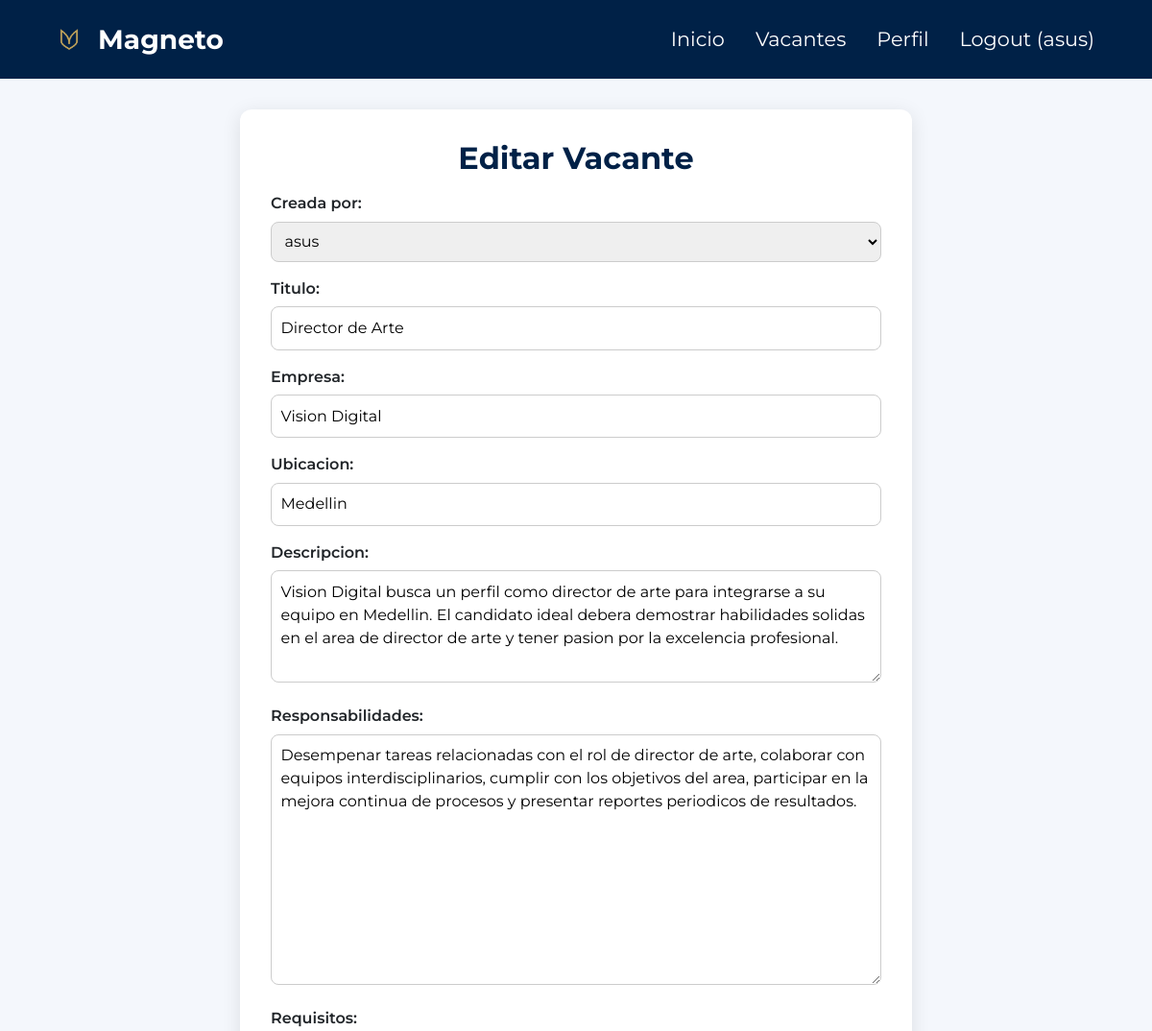
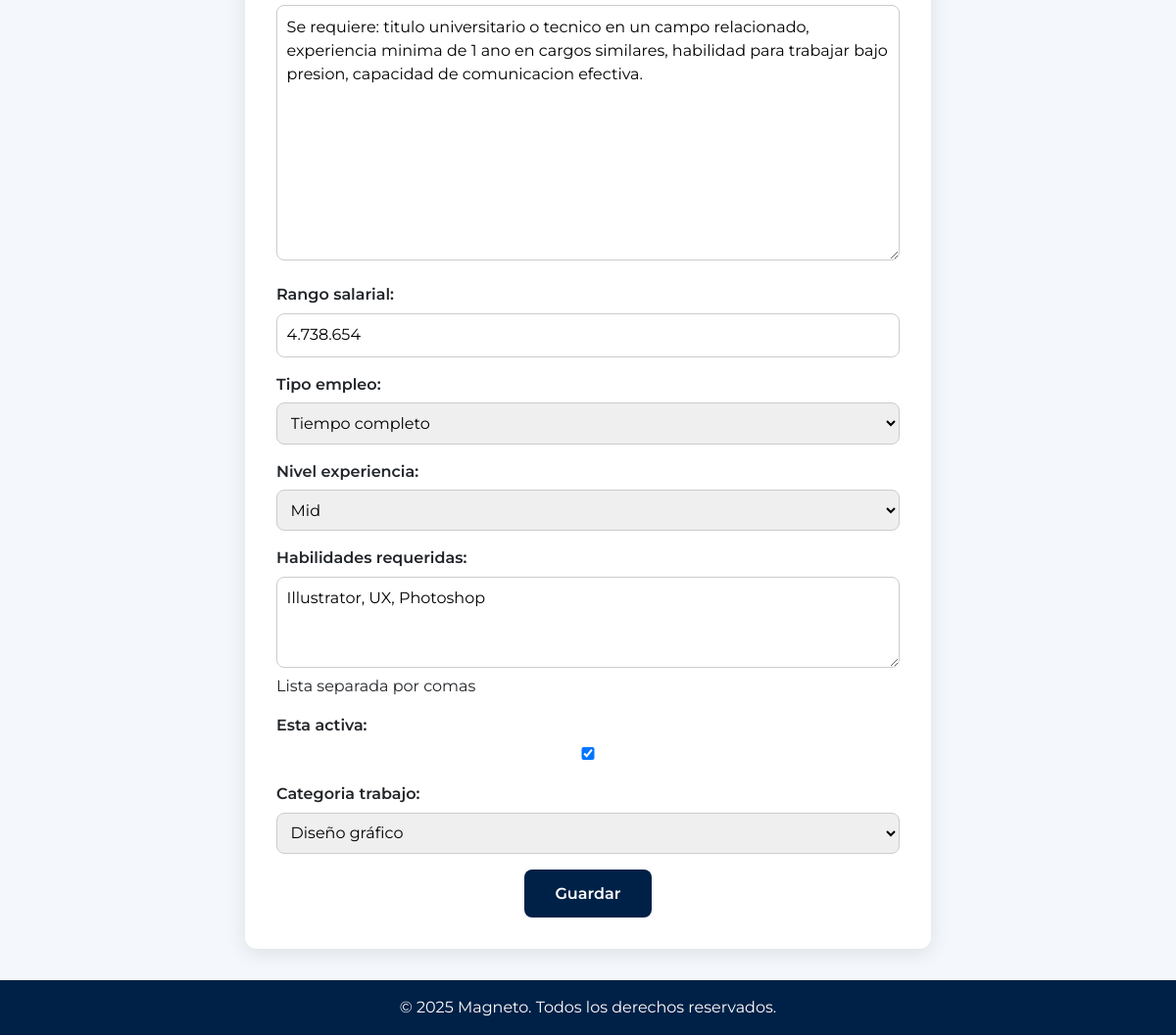
/jobs/1229/editar/ (signed in), run on the app's committed database (2 pictures, top to bottom).
### jobs/models.py (models this page shows, shortened)
class Job(models.Model):
    CATEGORIAS_TRABAJO = [
        ("diseno_grafico", "Diseño gráfico"),
        ("ingenieria_informatica", "Ingeniería informática"),
        ("marketing_digital", "Marketing digital"),
        ("ingenierias", "Ingenierias"),
        ("finanzas", "Finanzas"),
        ("salud", "Salud"),
        ("educacion", "Educación"),
        ("administracion", "Administración"),
        ("recursos_humanos", "Recursos humanos"),
    ]
    TIPO_EMPLEO = [
        ('tiempo_completo', 'Tiempo completo'),
        ('medio_tiempo', 'Medio tiempo'),
        ('contrato', 'Contrato'),
        ('pasantia', 'Pasantía'),
        ('remoto', 'Remoto'),
    ]
    NIVEL_EXPERIENCIA = [
        ('entry', 'Entry'),
        ('junior', 'Junior'),
        ('mid', 'Mid'),
        ('senior', 'Senior'),
    ]
    creada_por = models.ForeignKey(User, on_delete=models.CASCADE, related_name='vacantes', blank=True, null=True)
    titulo = models.CharField(max_length=200)
    empresa = models.CharField(max_length=200)
    ubicacion = models.CharField(max_length=100)
    descripcion = models.TextField()
    responsabilidades = models.TextField(blank=True)
    requisitos = models.TextField(blank=True)
    rango_salarial = models.CharField(max_length=100, blank=True)
    tipo_empleo = models.CharField(
        max_length=50,
        choices=TIPO_EMPLEO
    , default='tiempo_completo'
    )
    nivel_experiencia = models.CharField(
        max_length=50,
        choices=NIVEL_EXPERIENCIA
    , default='entry'
    )
    habilidades_requeridas = models.TextField(blank=True, help_text="Lista separada por comas")
    fecha_publicacion = models.DateTimeField(auto_now_add=True)
    esta_activa = models.BooleanField(default=True)
    categoria_trabajo = models.CharField(
        max_length=100,
        choices=CATEGORIAS_TRABAJO,
        default="ingenieria_informatica"
    )

### jobs/views.py (the view)
# urls.py: path('<int:job_id>/editar/', views.job_edit, name='job_edit'),
@login_required
def job_edit(request, job_id):
    job = get_object_or_404(Job, id=job_id)
    if job.creada_por != request.user:
        return HttpResponseForbidden("No tienes permiso para editar esta vacante.")
    if request.method == 'POST':
        form = JobForm(request.POST, instance=job)
        if form.is_valid():
            form.save()
            return redirect('job_detail', job_id=job.id)
    else:
        form = JobForm(instance=job)
    return render(request, 'job_form.html', {'form': form, 'action': 'Editar'})

### jobs/forms.py
class JobForm(forms.ModelForm):
    class Meta:
        model = Job
        fields = '__all__'
        widgets = {
            'descripcion': forms.Textarea(attrs={'rows': 4}),
            'habilidades_requeridas': forms.Textarea(attrs={'rows': 3}),
        }

### jobs/templates/job_form.html (shortened to what this page needs)
<!DOCTYPE html>
<html lang="es">
<head>
    <link href="https://cdn.jsdelivr.net/npm/bootstrap@5.3.3/dist/css/bootstrap.min.css" rel="stylesheet">
</head>
<body>
<nav class="navbar navbar-expand-lg">
    <div class="container-xl">
        <a class="navbar-brand fw-bold fs-3 d-flex align-items-center" href="#">
            <img src="/media/images/logoM.png" alt="Logo Magneto">
            Magneto
        </a>
        <div class="collapse navbar-collapse justify-content-end" id="mainNavbar">
            <ul class="navbar-nav fs-5 gap-3">
                <li class="nav-item">
                    <a class="nav-link" href="{% url 'home' %}">Inicio</a>
                </li>
                <li class="nav-item">
                    <a class="nav-link" href="{% url 'job_list' %}">Vacantes</a>
                </li>
                <li class="nav-item">
                    <a class="nav-link" href="{% url 'edit_profile' %}">Perfil</a>
                </li>
                {% if user.is_authenticated %}
                    <li class="nav-item">
                        <a class="nav-link text-warning" href="{% url 'logoutaccount' %}">
                            Logout ({{ user.username }})
                        </a>
                    </li>
                {% endif %}
            </ul>
        </div>
    </div>
</nav>
<div class="form-container">
    <h2>{% if form.instance.pk %}Editar Vacante{% else %}Nueva Vacante{% endif %}</h2>
    <form method="post">
        {{ form.as_p }}
        <button type="submit">Guardar</button>
    </form>
</div>
<footer>
    © 2025 Magneto. Todos los derechos reservados.
</footer>
</body>
</html>

### jobs/templates/job_form.html (style rules this page uses)
body { font-family: 'Montserrat', sans-serif; background: #f4f7fc; margin: 0; }
.navbar { background-color: #002147; padding: 15px 40px; min-height: 60px; }
.navbar .nav-link, .navbar .navbar-brand { color: #ffffff !important; font-size: 1.3rem; }
.navbar-brand img { height: 40px; margin-right: 10px; transition: transform 0.3s ease; }
.form-container { max-width: 700px; margin: 2rem auto; padding: 2rem; background-color: white; border-radius: 12px; box-shadow: 0 4px 20px rgba(0,0,0,0.1); }
h2 { color: #002147; margin-bottom: 1rem; text-align: center; font-weight: 700; }
label { display: block; margin-bottom: 0.4rem; font-weight: 600; }
input, textarea, select { width: 100%; padding: 0.6rem; border: 1px solid #ccc; border-radius: 8px; font-size: 1rem; }
button { background-color: #002147; color: white; padding: 0.8rem 2rem; border: none; border-radius: 8px; cursor: pointer; display: block; margin: 0 auto; font-weight: 600; }
footer { margin-top: 2rem; padding: 1rem 0; background-color: #002147; text-align: center; font-size: 1rem; color: #ffffff; }

### data on the page
Job: creada_por "asus", titulo "Director de Arte", empresa "Vision Digital", ubicacion "Medellin", descripcion "Vision Digital busca un perfil como director de arte para integrarse a su equipo en Medellin. El candidato ideal debera demostrar habilidades solidas en el area de director de arte y tener pasion por la excelencia profesional.", responsabilidades "Desempenar tareas relacionadas con el rol de director de arte, colaborar con equipos interdisciplinarios, cumplir con los objetivos del area, participar en la mejora continua de procesos y presentar reportes periodicos de resultados.", requisitos "Se requiere: titulo universitario o tecnico en un campo relacionado, experiencia minima de 1 ano en cargos similares, habilidad para trabajar bajo presion, capacidad de comunicacion efectiva.", rango_salarial "4.738.654", tipo_empleo "Tiempo completo", nivel_experiencia "Mid", habilidades_requeridas "Illustrator, UX, Photoshop", esta_activa "☑", categoria_trabajo "Diseño gráfico"

### other printed values
{{ user.username }} "asus"
